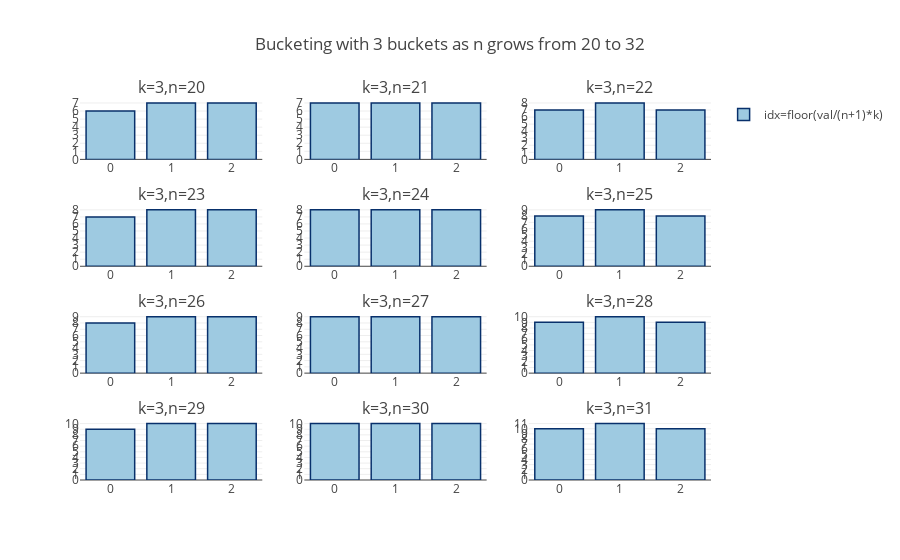

The cell this chart's notebook holds for it:
### Code cell
from math import ceil,floor
# r: rows, c: columns,k: buckets,n: bucket size, start: first n
# we are going to have r*c buckets
r=4
c=3
k=3
start=20
end=start+r*c
all_buckets=[]

def test_function(min_v,max_v, k, method):
    arr = [i for i in range(min_v,max_v+1)]
    return method(arr, k) 

# GENERATE end-start examples BUCKETS WITH BOTH BUCKET FUNCTIONS 

all_buckets=[test_function(min_v=1,max_v=i,k=3,method=bucketer_1) for i in range(start,end)]

# GENERATE BASIS FOR THE PLOTS, THE PLOT WILL HAVE R*C subplots

subplot_titles=["k={},n={}".format(k,start+i)  for i in range(r*c)]
fig = tools.make_subplots(rows=r,cols=c,subplot_titles=subplot_titles)
fig['layout'].update(title="Bucketing with {} buckets as n grows from {} to {}".format(k,start,end))

    
# LOOP THROUGH ALL THE BUCKET PAIRS 
for i, buckets in enumerate(all_buckets): 
    input1=buckets
    x_input1=[i for i in range(len(input1))]
    y_input1=[len(i) for i in input1]

    # SHOW LEGEND ONLY FOR 1.st PLOT
    showlegend= True if i == 0 else False
    
    
    # GENERATE BARS FOR THE PLOT, KEEP BAR1 bars IN ITS OWN GROUP AND BAR2 IN ITS OWN GROUP
    bar1=go.Bar(x=x_input1,\
                y=y_input1,\
                legendgroup='group',\
                name='idx=floor(val/(n+1)*k)',\
                showlegend=showlegend,
                marker=dict(\
                            color='rgb(158,202,225)',
                            line=dict(\
                                      color='rgb(8,48,107)',\
                                      width=1.5,
                                     )
                           )
               )
    
    
    
    
    # CHOOSE ROW BASED ON INDEX DIVISION BY COL, AND COLUMN BASED ON INDEX MODULUS DIVISION BY COL
    current_row=ceil((i+1)/c)
    current_col=(i)%c +1 
    
    # APPEN BARS TO CHARS
    fig.append_trace(bar1,current_row,current_col)
    
#fig['layout'].update(xaxis1=dict(dtick=1),xaxis2=dict(dtick=1))

# UPDATE X,Y dticks to 10 on all subplots
for i in range(1,r*c+1):
    fig['layout']['xaxis{}'.format(i)].update(dtick=1)
    fig['layout']['yaxis{}'.format(i)].update(dtick=1)

    
# SHOW THE GENERATED PLOT

iplot(fig)

### Figure 1 — Plotly figure (JSON) as saved in the notebook; plotly's stock layout.template omitted (floating-point values rounded to 4 significant figures)
{"data": [{"legendgroup": "group", "marker": {"color": "rgb(158,202,225)", "line": {"color": "rgb(8,48,107)", "width": 1.5}}, "name": "idx=floor(val/(n+1)*k)", "showlegend": true, "type": "bar", "uid": "03d4bcfe-a4f5-448a-94a9-309b859c00ba", "x": [0, 1, 2], "xaxis": "x", "y": [6, 7, 7], "yaxis": "y"}, {"legendgroup": "group", "marker": {"color": "rgb(158,202,225)", "line": {"color": "rgb(8,48,107)", "width": 1.5}}, "name": "idx=floor(val/(n+1)*k)", "showlegend": false, "type": "bar", "uid": "bd6e75cd-160e-4427-9806-9ae1ba35a7c1", "x": [0, 1, 2], "xaxis": "x2", "y": [7, 7, 7], "yaxis": "y2"}, {"legendgroup": "group", "marker": {"color": "rgb(158,202,225)", "line": {"color": "rgb(8,48,107)", "width": 1.5}}, "name": "idx=floor(val/(n+1)*k)", "showlegend": false, "type": "bar", "uid": "228cc936-421b-4e14-b3e4-457c2f2a35b3", "x": [0, 1, 2], "xaxis": "x3", "y": [7, 8, 7], "yaxis": "y3"}, {"legendgroup": "group", "marker": {"color": "rgb(158,202,225)", "line": {"color": "rgb(8,48,107)", "width": 1.5}}, "name": "idx=floor(val/(n+1)*k)", "showlegend": false, "type": "bar", "uid": "2306fe93-118e-4c5c-8a06-489d5c8215df", "x": [0, 1, 2], "xaxis": "x4", "y": [7, 8, 8], "yaxis": "y4"}, {"legendgroup": "group", "marker": {"color": "rgb(158,202,225)", "line": {"color": "rgb(8,48,107)", "width": 1.5}}, "name": "idx=floor(val/(n+1)*k)", "showlegend": false, "type": "bar", "uid": "8db82fa0-3f81-4bb1-b12b-245e00570d9e", "x": [0, 1, 2], "xaxis": "x5", "y": [8, 8, 8], "yaxis": "y5"}, {"legendgroup": "group", "marker": {"color": "rgb(158,202,225)", "line": {"color": "rgb(8,48,107)", "width": 1.5}}, "name": "idx=floor(val/(n+1)*k)", "showlegend": false, "type": "bar", "uid": "ba7f44fa-0eba-4687-83e4-e72a0015d761", "x": [0, 1, 2], "xaxis": "x6", "y": [8, 9, 8], "yaxis": "y6"}, {"legendgroup": "group", "marker": {"color": "rgb(158,202,225)", "line": {"color": "rgb(8,48,107)", "width": 1.5}}, "name": "idx=floor(val/(n+1)*k)", "showlegend": false, "type": "bar", "uid": "29087609-ef33-4e08-af69-420192073e2c", "x": [0, 1, 2], "xaxis": "x7", "y": [8, 9, 9], "yaxis": "y7"}, {"legendgroup": "group", "marker": {"color": "rgb(158,202,225)", "line": {"color": "rgb(8,48,107)", "width": 1.5}}, "name": "idx=floor(val/(n+1)*k)", "showlegend": false, "type": "bar", "uid": "d3d1b777-c8a9-4d65-ad62-bbeb9eaee9f7", "x": [0, 1, 2], "xaxis": "x8", "y": [9, 9, 9], "yaxis": "y8"}, {"legendgroup": "group", "marker": {"color": "rgb(158,202,225)", "line": {"color": "rgb(8,48,107)", "width": 1.5}}, "name": "idx=floor(val/(n+1)*k)", "showlegend": false, "type": "bar", "uid": "41847d96-a14a-485e-8c63-4cda5758bef5", "x": [0, 1, 2], "xaxis": "x9", "y": [9, 10, 9], "yaxis": "y9"}, {"legendgroup": "group", "marker": {"color": "rgb(158,202,225)", "line": {"color": "rgb(8,48,107)", "width": 1.5}}, "name": "idx=floor(val/(n+1)*k)", "showlegend": false, "type": "bar", "uid": "2a2aa96c-ef6f-4e52-aabc-f6bfd063f26a", "x": [0, 1, 2], "xaxis": "x10", "y": [9, 10, 10], "yaxis": "y10"}, {"legendgroup": "group", "marker": {"color": "rgb(158,202,225)", "line": {"color": "rgb(8,48,107)", "width": 1.5}}, "name": "idx=floor(val/(n+1)*k)", "showlegend": false, "type": "bar", "uid": "b9889f5f-2ee2-473f-b982-41096fa3e87b", "x": [0, 1, 2], "xaxis": "x11", "y": [10, 10, 10], "yaxis": "y11"}, {"legendgroup": "group", "marker": {"color": "rgb(158,202,225)", "line": {"color": "rgb(8,48,107)", "width": 1.5}}, "name": "idx=floor(val/(n+1)*k)", "showlegend": false, "type": "bar", "uid": "26f50437-c967-4cc6-9fe3-d9f221e8341f", "x": [0, 1, 2], "xaxis": "x12", "y": [10, 11, 10], "yaxis": "y12"}], "layout": {"annotations": [{"font": {"size": 16}, "showarrow": false, "text": "k=3,n=20", "x": 0.1444, "xanchor": "center", "xref": "paper", "y": 1, "yanchor": "bottom", "yref": "paper"}, {"font": {"size": 16}, "showarrow": false, "text": "k=3,n=21", "x": 0.5, "xanchor": "center", "xref": "paper", "y": 1, "yanchor": "bottom", "yref": "paper"}, {"font": {"size": 16}, "showarrow": false, "text": "k=3,n=22", "x": 0.8556, "xanchor": "center", "xref": "paper", "y": 1, "yanchor": "bottom", "yref": "paper"}, {"font": {"size": 16}, "showarrow": false, "text": "k=3,n=23", "x": 0.1444, "xanchor": "center", "xref": "paper", "y": 0.7188, "yanchor": "bottom", "yref": "paper"}, {"font": {"size": 16}, "showarrow": false, "text": "k=3,n=24", "x": 0.5, "xanchor": "center", "xref": "paper", "y": 0.7188, "yanchor": "bottom", "yref": "paper"}, {"font": {"size": 16}, "showarrow": false, "text": "k=3,n=25", "x": 0.8556, "xanchor": "center", "xref": "paper", "y": 0.7188, "yanchor": "bottom", "yref": "paper"}, {"font": {"size": 16}, "showarrow": false, "text": "k=3,n=26", "x": 0.1444, "xanchor": "center", "xref": "paper", "y": 0.4375, "yanchor": "bottom", "yref": "paper"}, {"font": {"size": 16}, "showarrow": false, "text": "k=3,n=27", "x": 0.5, "xanchor": "center", "xref": "paper", "y": 0.4375, "yanchor": "bottom", "yref": "paper"}, {"font": {"size": 16}, "showarrow": false, "text": "k=3,n=28", "x": 0.8556, "xanchor": "center", "xref": "paper", "y": 0.4375, "yanchor": "bottom", "yref": "paper"}, {"font": {"size": 16}, "showarrow": false, "text": "k=3,n=29", "x": 0.1444, "xanchor": "center", "xref": "paper", "y": 0.1562, "yanchor": "bottom", "yref": "paper"}, {"font": {"size": 16}, "showarrow": false, "text": "k=3,n=30", "x": 0.5, "xanchor": "center", "xref": "paper", "y": 0.1562, "yanchor": "bottom", "yref": "paper"}, {"font": {"size": 16}, "showarrow": false, "text": "k=3,n=31", "x": 0.8556, "xanchor": "center", "xref": "paper", "y": 0.1562, "yanchor": "bottom", "yref": "paper"}], "title": {"text": "Bucketing with 3 buckets as n grows from 20 to 32"}, "xaxis": {"anchor": "y", "domain": [0, 0.2889], "dtick": 1}, "xaxis10": {"anchor": "y10", "domain": [0, 0.2889], "dtick": 1}, "xaxis11": {"anchor": "y11", "domain": [0.3556, 0.6444], "dtick": 1}, "xaxis12": {"anchor": "y12", "domain": [0.7111, 1], "dtick": 1}, "xaxis2": {"anchor": "y2", "domain": [0.3556, 0.6444], "dtick": 1}, "xaxis3": {"anchor": "y3", "domain": [0.7111, 1], "dtick": 1}, "xaxis4": {"anchor": "y4", "domain": [0, 0.2889], "dtick": 1}, "xaxis5": {"anchor": "y5", "domain": [0.3556, 0.6444], "dtick": 1}, "xaxis6": {"anchor": "y6", "domain": [0.7111, 1], "dtick": 1}, "xaxis7": {"anchor": "y7", "domain": [0, 0.2889], "dtick": 1}, "xaxis8": {"anchor": "y8", "domain": [0.3556, 0.6444], "dtick": 1}, "xaxis9": {"anchor": "y9", "domain": [0.7111, 1], "dtick": 1}, "yaxis": {"anchor": "x", "domain": [0.8438, 1], "dtick": 1}, "yaxis10": {"anchor": "x10", "domain": [0, 0.1562], "dtick": 1}, "yaxis11": {"anchor": "x11", "domain": [0, 0.1562], "dtick": 1}, "yaxis12": {"anchor": "x12", "domain": [0, 0.1562], "dtick": 1}, "yaxis2": {"anchor": "x2", "domain": [0.8438, 1], "dtick": 1}, "yaxis3": {"anchor": "x3", "domain": [0.8438, 1], "dtick": 1}, "yaxis4": {"anchor": "x4", "domain": [0.5625, 0.7188], "dtick": 1}, "yaxis5": {"anchor": "x5", "domain": [0.5625, 0.7188], "dtick": 1}, "yaxis6": {"anchor": "x6", "domain": [0.5625, 0.7188], "dtick": 1}, "yaxis7": {"anchor": "x7", "domain": [0.2812, 0.4375], "dtick": 1}, "yaxis8": {"anchor": "x8", "domain": [0.2812, 0.4375], "dtick": 1}, "yaxis9": {"anchor": "x9", "domain": [0.2812, 0.4375], "dtick": 1}}}
